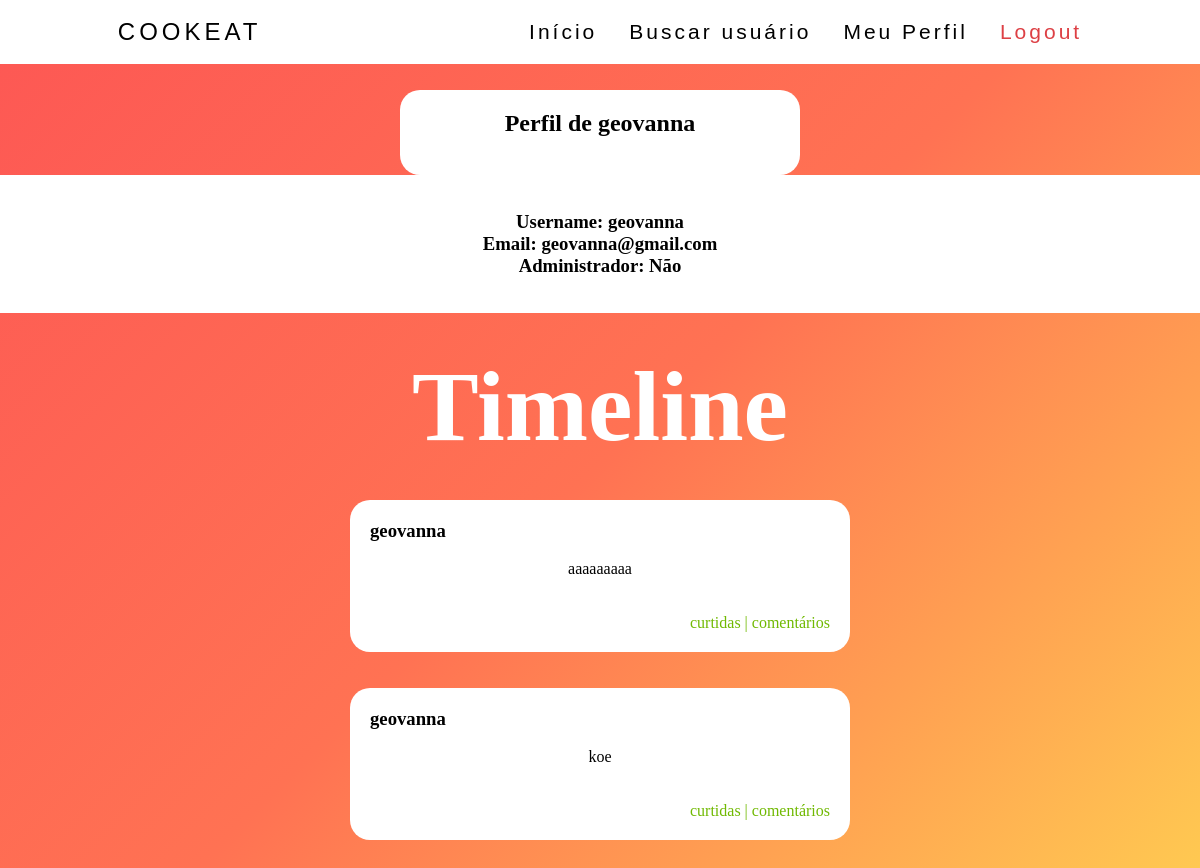
Screenshot of /src/src/perfil.php?cod_usuario=26 (signed in) with the database file from the repository.
### tables this page shows
CREATE TABLE `usuarios` (
  `cod_usuario` int(11) NOT NULL,
  `username` varchar(16) NOT NULL,
  `senha_cript` varchar(255) NOT NULL,
  `email` varchar(60) NOT NULL,
  `adm` tinyint(1) NOT NULL
);

CREATE TABLE `posts` (
  `id_post` int(11) NOT NULL,
  `cod_autor` int(11) NOT NULL,
  `post` varchar(190) NOT NULL
);

### src/src/perfil.php (the view, shortened to what this page needs)
<?php
    include "conexao.php";
    $cod_usuario = $_GET["cod_usuario"];
    $sql = "SELECT * FROM usuarios WHERE cod_usuario = '$cod_usuario';";
    $res = mysqli_query($mysqli,$sql);
    $usuario = mysqli_fetch_array($res);
    ?>
<html>
    <head>
        <link rel='stylesheet' href="assets/css/styleee.css">
    </head>
    <body style=" background: linear-gradient(-45deg,  #ffce51, #ff7253, #fd5754)" >
        <?php include "navuser.php" ?>
        <br><br><br><br><br>
           <div style="background-color: white; padding: 20px; border-radius: 20px; width: 400px; margin: auto; border-color: black; border: 1">
                    <h2 style='text-align: center'>Perfil de <?php echo $usuario["username"] ?></h2><br>
            </div>
            <div style="background-color: white; text-align: center; border-color: black; border: 1"> <br><br>
            <h3> Username: <?php echo $usuario["username"]; ?></h3>
            <h3> Email: <?php echo $usuario["email"]; ?></h3>
            <h3> Administrador: <?php if($usuario["adm"] == 1) { echo "Sim"; } else { echo"Não"; } ?></h3>
            <br><br> </div>
            <br><br>
            <h1 style="color: white; text-align: center;font-size:100px"> Timeline </h1>
<br><br>
<div style="margin: auto; text-align: center">
    <?php
        $sql = "SELECT * FROM posts WHERE cod_autor = $cod_usuario;";
        $res = mysqli_query($mysqli,$sql);
        $linhas = mysqli_num_rows($res);
        for($i=0; $i < $linhas; $i++){
            $postagem = mysqli_fetch_array($res);
            if($_SESSION["adm"] == 1){
                include("postagemcardmeu.php");
            }else{
                include("postagemcard.php");
            }
        }
        ?><br><br>
</div>
<br>
    </body>
    </html>

### src/src/postagemcard.php
<div style="background-color: white; padding: 20px; border-radius: 20px; width: 500px; margin: auto;">
<h3 style="text-align: left"> <?php echo $usuario["username"] ?>  </h3> <br>
 <p> <?php echo $postagem["post"]; ?> </p> <br><br>
 <p style="color:  rgb(112, 185, 2); text-align: right">  <span> curtidas  |   comentários </span> </p>
</div> <br><br>

### src/src/assets/css/styleee.css (style rules this page uses)
* { margin : 0; padding: 0; box-sizing: border-box; }

### rows the page displays
usuarios: username "geovanna", email "geovanna@gmail.com"
posts: post "aaaaaaaaa"
posts: post "koe"
